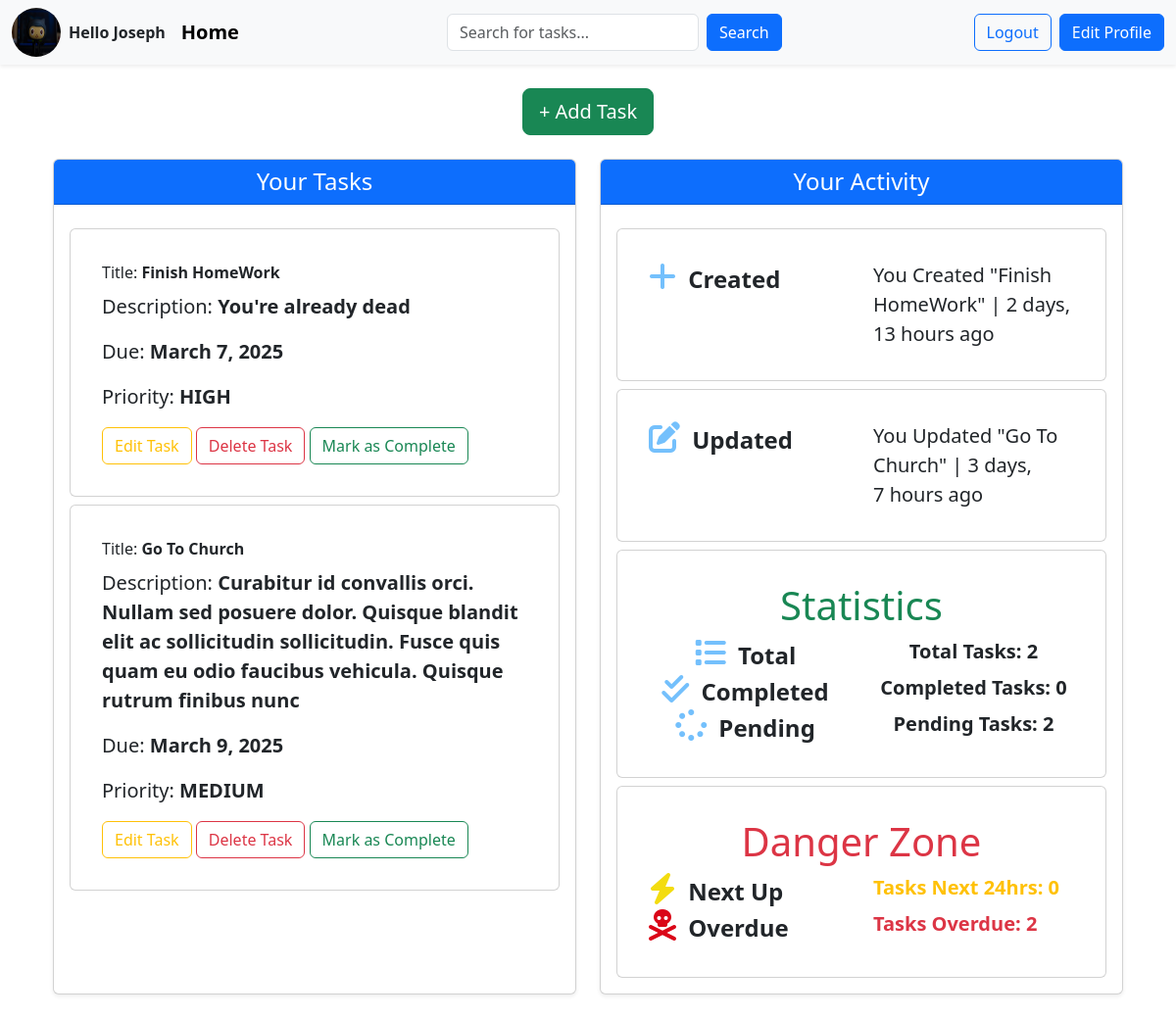
Before: / (signed in) with the older database file.
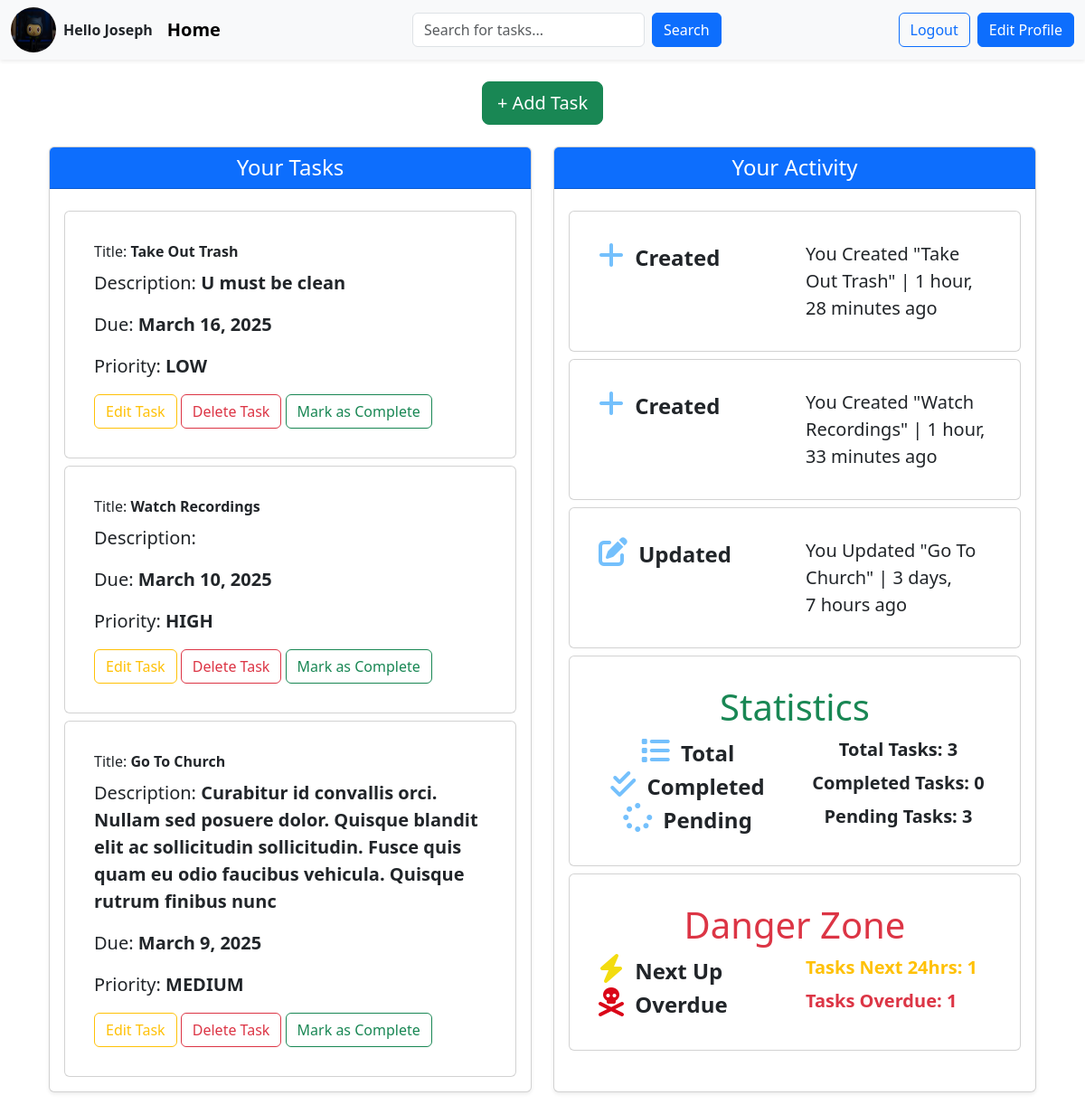
After: the same page with the newer database file.
### base/models.py (models this page shows, shortened)
class User(AbstractUser):
    name = models.CharField(max_length=200,null=True)
    email = models.EmailField(unique=True,null=True)
    avatar= models.ImageField(null=True,default='default.png')
    USERNAME_FIELD = 'email'
    REQUIRED_FIELDS = []

class Task(models.Model):
    title = models.CharField(max_length=200,null=True)
    description = models.TextField(null=True,blank=True)
    user = models.ForeignKey(User,on_delete= models.CASCADE)
    completed = models.BooleanField(default=False)
    created = models.DateTimeField(auto_now_add=True)
    updated = models.DateTimeField(auto_now=True)
    PRIORITY_CHOICES = [
    ("HIGH","High"),
    ("MEDIUM","Medium"),
    ("LOW","Low")
   ]
    priority = models.CharField(max_length=100,choices = PRIORITY_CHOICES)
    due_date = models.DateField(null=True,blank=True)
    class Meta:
        ordering = ['-updated','-created']

class TaskActivity(models.Model):
    ACTION_CHOICES = [
        ("Created","Created"),
       ( "Updated","Updated"),
       ("Completed","Completed"),
       ("Deleted","Deleted")
    ]
    user = models.ForeignKey(User,on_delete=models.CASCADE)
    task = models.ForeignKey(Task,on_delete=models.CASCADE)
    action = models.CharField(max_length=20,choices = ACTION_CHOICES)
    timestamp = models.DateTimeField(auto_now_add=True)
    class Meta:
        ordering = ['-timestamp']

### base/views.py (the view, shortened to what this page needs)
# urls.py: path('',views.home,name="home"),
@login_required(login_url="login")
def home(request):
    tasks = Task.objects.filter(user=request.user)  # Filter tasks for the logged-in user
    activities = TaskActivity.objects.filter(user=request.user).order_by('-timestamp')[:5]  # Get the latest 5 activities
    search_query = request.GET.get('q')
    total_tasks = tasks.count()
    completed_tasks = tasks.filter(completed=True).count()
    pending_tasks = total_tasks - completed_tasks
    now = timezone.now()
    next_24_hours = now + timedelta(hours=24)
    next_up_tasks = tasks.filter(due_date__range=[now, next_24_hours], completed=False).count()
    overdue_tasks = tasks.filter(due_date__lt=now, completed=False).count()
    context = {
        "tasks": tasks,
        "activities": activities,
        "total_tasks": total_tasks,
        "completed_tasks": completed_tasks,
        "pending_tasks": pending_tasks,
        "next_up_tasks": next_up_tasks,
        "overdue_tasks": overdue_tasks,
        "search_query": search_query,  # Pass the search query to the template
    }
    return render(request, 'base/index.html', context)

### base/templates/base/index.html (shortened to what this page needs)
{% extends 'main.html' %}
{% load static %}
{% block content %}
<div class="container my-4">
    <div class="text-center mb-4">
        <a href="{% url 'add-task' %}" class="btn btn-success btn-lg">+ Add Task</a>
    </div>
    <div class="row g-4">
        <div class="col-lg-6">
            <div class="card h-100 shadow-sm">
                <div class="card-header bg-primary text-white">
                    <h2 class="h4 mb-0 text-center">Your Tasks</h2>
                </div>
                <div class="card-body">
                    {% for task in tasks %}
                    <div class="card mt-2 p-3">
                        <div class="card-body">
                            <div class="card-title">Title: <span class="fw-bold">{{task.title}}</span></div>
                            <p class="card-text lead">Description: <span class="fw-bold">{{task.description}}</span></p>
                            <p class="lead">Due: <span class="fw-bold">{{task.due_date}}</span></p>
                            <p class="lead">Priority: <span class="fw-bold">{{task.priority}}</span></p>
                            <div id="container-fluid">
                                <a href="{% url 'edit-task' task.id %}" class="btn btn-outline-warning m-3 m-md-0">Edit Task</a>
                                <a href="{% url 'delete-task' task.id %}" class="btn btn-outline-danger m-3 m-md-0">Delete Task</a>
                                <form action="{% url 'mark-task-complete' task.id %}" method="POST" style="display: inline;">
                                    <button type="submit" class="btn btn-outline-success m-3 m-md-0">Mark as Complete</button>
                                </form>
                            </div>
                        </div>
                    </div>
                    {% endfor %}
                </div>
            </div>
        </div>
        <div class="col-lg-6">
            <div class="card h-100 shadow-sm">
                <div class="card-header bg-primary text-white">
                    <h2 class="h4 mb-0 text-center">Your Activity</h2>
                </div>
                <div class="card-body">
                    {% for activity in activities %}
                    <div class="card mt-2 p-3">
                        <div class="card-body">
                            <div class="row activity">
                                <div class="col">
                                    {% if activity.action == "Completed" %}
                                    <i class="icon fa-solid fa-square-check fa-2x" style="color: #74C0FC;"></i>
                                    {% elif activity.action == "Updated" %}
                                    <i class="fa-solid fa-pen-to-square fa-2x" style="color: #74C0FC;"></i>
                                    {% elif activity.action == "Created" %}
                                    <i class="fa-solid fa-plus fa-2x" style="color: #74C0FC;"></i>
                                    {% elif activity.action == "Deleted" %}
                                    <i class="fa-solid fa-trash fa-2x" style="color: #74C0FC;"></i>
                                    {% endif %}
                                    <span class="mx-2 fw-bold fs-4">{{ activity.action }}</span>
                                </div>
                                <div class="col">
                                    <p class="card-text lead">You {{ activity.action }} "{{ activity.task.title }}" | {{ activity.timestamp|timesince }} ago</p>
                                </div>
                            </div>
                        </div>
                    </div>
                    {% endfor %}
                    <div class="card mt-2 p-3">
                        <div class="card-body">
                            <div class="text-center">
                                <h1 class="fw-lighter text-center text-success">Statistics</h1>
                                <div class="row">
                                    <div class="col">
                                        <i class="fa-sharp fa-solid fa-list fa-2x" style="color: #74C0FC;"></i>
                                        <span class="mx-2 fw-bold fs-4">Total</span>
                                    </div>
                                    <div class="col">
                                        <p class="card-text lead fw-bold">Total Tasks: {{ total_tasks }}</p>
                                    </div>
                                </div>
                                <div class="row">
                                    <div class="col">
                                        <i class="fa-solid fa-check-double fa-2x" style="color: #74C0FC;"></i>
                                        <span class="mx-2 fw-bold fs-4">Completed</span>
                                    </div>
                                    <div class="col">
                                        <p class="card-text lead fw-bold">Completed Tasks: {{ completed_tasks }}</p>
                                    </div>
                                </div>
                                <div class="row">
                                    <div class="col">
                                        <i class="fa-solid fa-spinner fa-2x" style="color: #74C0FC;"></i>
                                        <span class="mx-2 fw-bold fs-4">Pending</span>
                                    </div>
                                    <div class="col">
                                        <p class="card-text lead fw-bold">Pending Tasks: {{ pending_tasks }}</p>
                                    </div>
                                </div>
                            </div>
                        </div>
                    </div>
                    <div class="card mt-2 p-3">
                        <div class="card-body">
                            <h1 class="fw-lighter text-center text-danger" style="color: #da0618;">Danger Zone</h1>
                            <div class="row">
                                <div class="col">
                                    <i class="fa-solid fa-bolt fa-2x" style="color: #f3dc0f;"></i>
                                    <span class="mx-2 fw-bold fs-4">Next Up</span>
                                </div>
                                <div class="col">
                                    <p class="card-text lead fw-bold text-warning">Tasks Next 24hrs: {{ next_up_tasks }}</p>
                                </div>
                            </div>
                            <div class="row">
                                <div class="col">
                                    <i class="fa-solid fa-skull-crossbones fa-2x" style="color: #da0618;"></i>
                                    <span class="mx-2 fw-bold fs-4">Overdue</span>
                                </div>
                                <div class="col">
                                    <p class="card-text lead fw-bold text-danger">Tasks Overdue: {{ overdue_tasks }}</p>
                                </div>
                            </div>
                        </div>
                    </div>
                </div>
            </div>
        </div>
    </div>
</div>
{% endblock %}

### templates/main.html (shortened to what this page needs)
<!DOCTYPE html>
{% load static %}
<html lang="en">
<head>
    <link href="https://cdn.jsdelivr.net/npm/bootstrap@5.3.3/dist/css/bootstrap.min.css" rel="stylesheet">
    <link rel="stylesheet" href="{% static 'css/style.css' %}">
</head>
<body><nav class="navbar navbar-expand-lg navbar-light bg-light shadow-sm">
<div class="container-fluid">
    <div class="d-flex align-items-center me-3">
        {% if request.user.is_authenticated %}
            <img class="rounded-circle me-2" src="{{request.user.avatar.url}}" alt="profile-pic" width="50" height="50">
            <span class="fw-bold">Hello {{user.username}}</span>
        {% else %}
            <span class="navbar-brand fw-bold">Task Tracker</span>
        {% endif %}
    </div>
    <a class="navbar-brand fw-bold" href="/">Home</a>
    <div class="mx-auto" style="max-width: 500px;">
        <form class="d-flex" method="get" role="search" action="{% url 'home'%}">
            <input class="form-control me-2" name="q" type="search" placeholder="Search for tasks..." aria-label="Search" value="{{ request.GET.q }}">
            <button class="btn btn-primary" type="submit">Search</button>
        </form>
    </div>
    <div class="d-flex gap-2">
        {% if request.user.is_authenticated %}
            <a href="{% url 'logout' %}" class="btn btn-outline-primary">Logout</a>
            <a href="{% url 'edit-profile' %}" class="btn btn-primary">Edit Profile</a>
        {% else %}
            <a href="{% url 'login' %}" class="btn btn-outline-primary">Login</a>
            <a href="{% url 'register' %}" class="btn btn-primary">Sign Up</a>
        {% endif %}
    </div>
</div>
</nav>
    <main class="container mt-4">
        {% block content %}
        {% endblock %}
    </main>
</body>
</html>

### static/css/style.css (style rules this page uses)
html, body { margin: 0; padding: 0; overflow-x: hidden; }

Changed rows visible on the page:
removed Task: title "Finish HomeWork", description "You're already dead", due_date "March 7, 2025", priority "HIGH"
removed TaskActivity: action "Created", task "Finish HomeWork", timestamp "2 days, 13 hours"
added Task: title "Take Out Trash", description "U must be clean", due_date "March 16, 2025", priority "LOW"
added Task: title "Watch Recordings", due_date "March 10, 2025", priority "HIGH"
added TaskActivity: action "Created", task "Take Out Trash", timestamp "1 hour, 28 minutes"
added TaskActivity: action "Created", task "Watch Recordings", timestamp "1 hour, 33 minutes"
Other visible differences:
{{ total_tasks }}: "2" → "3"
{{ pending_tasks }}: "2" → "3"
{{ next_up_tasks }}: "0" → "1"
{{ overdue_tasks }}: "2" → "1"
